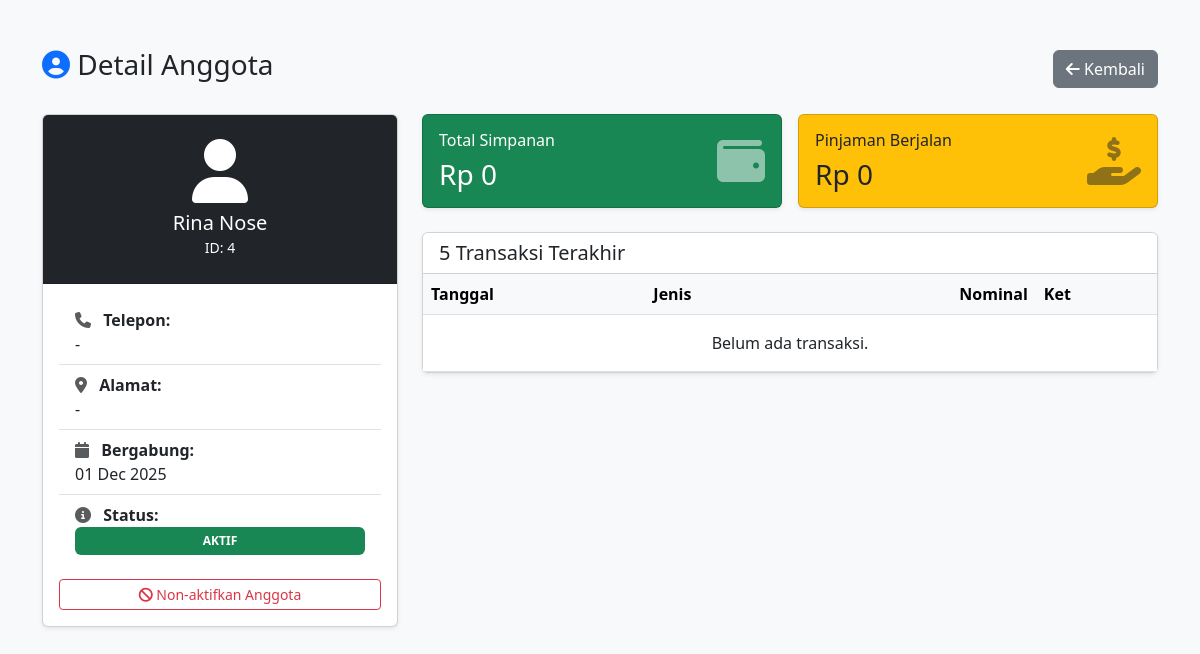
The page /anggota_detail.php?id=4 (signed in) on the database its author committed.
### tables this page shows
CREATE TABLE `members` (
  `id` int(11) NOT NULL,
  `name` varchar(100) DEFAULT NULL,
  `address` text DEFAULT NULL,
  `phone` varchar(15) DEFAULT NULL,
  `status` enum('Active','Inactive') DEFAULT 'Active',
  `joined_date` date DEFAULT NULL
);

### anggota_detail.php (the view, shortened to what this page needs)
<?php
include 'config.php';
$id = $_GET['id'];
$stmt = $conn->prepare("SELECT * FROM members WHERE id = ?");
$stmt->bind_param("i", $id);
$stmt->execute();
$member = $stmt->get_result()->fetch_assoc();
$save_in = $conn->query("SELECT SUM(amount) as total FROM transactions WHERE member_id=$id AND type='saving_in'")->fetch_assoc()['total'] ?? 0;
$save_out = $conn->query("SELECT SUM(amount) as total FROM transactions WHERE member_id=$id AND type='saving_out'")->fetch_assoc()['total'] ?? 0;
$total_savings = $save_in - $save_out;
$loan_out = $conn->query("SELECT SUM(amount) as total FROM transactions WHERE member_id=$id AND type='loan_out'")->fetch_assoc()['total'] ?? 0;
$loan_pay = $conn->query("SELECT SUM(amount) as total FROM transactions WHERE member_id=$id AND type='loan_pay'")->fetch_assoc()['total'] ?? 0;
$current_loan = $loan_out - $loan_pay;
$trans_sql = "SELECT * FROM transactions WHERE member_id=$id ORDER BY trans_date DESC LIMIT 5";
$history = $conn->query($trans_sql);
?>
<!DOCTYPE html>
<html lang="id">
<head>
    <link href="https://cdn.jsdelivr.net/npm/bootstrap@5.3.0/dist/css/bootstrap.min.css" rel="stylesheet">
    <link rel="stylesheet" href="https://cdnjs.cloudflare.com/ajax/libs/font-awesome/6.4.0/css/all.min.css">
</head>
<body class="bg-light">
<div class="container mt-5 mb-5">
    <div class="d-flex justify-content-between align-items-center mb-4">
        <h3><i class="fas fa-user-circle text-primary"></i> Detail Anggota</h3>
        <a href="anggota.php" class="btn btn-secondary"><i class="fas fa-arrow-left"></i> Kembali</a>
    </div>
    <div class="row">
        <div class="col-md-4">
            <div class="card shadow-sm mb-4">
                <div class="card-header bg-dark text-white text-center py-4">
                    <i class="fas fa-user fa-4x mb-2"></i>
                    <h5 class="mb-0"><?php echo $member['name']; ?></h5>
                    <small>ID: <?php echo $member['id']; ?></small>
                </div>
                <div class="card-body">
                    <ul class="list-group list-group-flush mb-3">
                        <li class="list-group-item">
                            <strong><i class="fas fa-phone me-2 text-muted"></i> Telepon:</strong><br>
                            <?php echo $member['phone'] ? $member['phone'] : '-'; ?>
                        </li>
                        <li class="list-group-item">
                            <strong><i class="fas fa-map-marker-alt me-2 text-muted"></i> Alamat:</strong><br>
                            <?php echo $member['address'] ? $member['address'] : '-'; ?>
                        </li>
                        <li class="list-group-item">
                            <strong><i class="fas fa-calendar me-2 text-muted"></i> Bergabung:</strong><br>
                            <?php echo date('d M Y', strtotime($member['joined_date'])); ?>
                        </li>
                        <li class="list-group-item">
                            <strong><i class="fas fa-info-circle me-2 text-muted"></i> Status:</strong><br>
                            <?php if($member['status'] == 'Active'): ?>
                                <span class="badge bg-success w-100 py-2">AKTIF</span>
                            <?php else: ?>
                                <span class="badge bg-danger w-100 py-2">NON-AKTIF</span>
                            <?php endif; ?>
                        </li>
                    </ul>
                    <div class="d-grid">
                        <?php if($member['status'] == 'Active'): ?>
                            <a href="anggota_detail.php?id=<?php echo $id; ?>&action=toggle_status"
                               class="btn btn-outline-danger btn-sm"
                               onclick="return confirm('Yakin ingin menonaktifkan anggota ini?');">
                                <i class="fas fa-ban"></i> Non-aktifkan Anggota
                            </a>
                        <?php endif; ?>
                    </div>
                </div>
            </div>
        </div>
        <div class="col-md-8">
            <div class="row g-3 mb-4">
                <div class="col-md-6">
                    <div class="card bg-success text-white shadow-sm h-100">
                        <div class="card-body">
                            <div class="d-flex justify-content-between align-items-center">
                                <div>
                                    <h6 class="card-title">Total Simpanan</h6>
                                    <h3 class="mb-0">Rp <?php echo number_format($total_savings, 0, ',', '.'); ?></h3>
                                </div>
                                <i class="fas fa-wallet fa-3x opacity-50"></i>
                            </div>
                        </div>
                    </div>
                </div>
                <div class="col-md-6">
                    <div class="card bg-warning text-dark shadow-sm h-100">
                        <div class="card-body">
                            <div class="d-flex justify-content-between align-items-center">
                                <div>
                                    <h6 class="card-title">Pinjaman Berjalan</h6>
                                    <h3 class="mb-0">Rp <?php echo number_format($current_loan, 0, ',', '.'); ?></h3>
                                </div>
                                <i class="fas fa-hand-holding-usd fa-3x opacity-50"></i>
                            </div>
                        </div>
                    </div>
                </div>
            </div>
            <div class="card shadow-sm">
                <div class="card-header bg-white">
                    <h5 class="mb-0">5 Transaksi Terakhir</h5>
                </div>
                <div class="table-responsive">
                    <table class="table table-hover mb-0 align-middle">
                        <thead class="table-light">
                            <tr>
                                <th>Tanggal</th>
                                <th>Jenis</th>
                                <th class="text-end">Nominal</th>
                                <th>Ket</th>
                            </tr>
                        </thead>
                        <tbody>
                            <?php if ($history->num_rows > 0): ?>
                                <?php while($t = $history->fetch_assoc()): ?>
                                <tr>
                                    <td><?php echo date('d/m/Y', strtotime($t['trans_date'])); ?></td>
                                    <td>
                                        <?php
                                        $type = $t['type'];
                                        if($type == 'saving_in') echo '<span class="badge bg-success">Simpanan Masuk</span>';
                                        elseif($type == 'saving_out') echo '<span class="badge bg-danger">Penarikan</span>';
                                        elseif($type == 'loan_out') echo '<span class="badge bg-warning text-dark">Pinjaman</span>';
                                        elseif($type == 'loan_pay') echo '<span class="badge bg-info">Bayar Cicilan</span>';
                                        ?>
                                    </td>
                                    <td class="text-end fw-bold">
                                        Rp <?php echo number_format($t['amount'], 0, ',', '.'); ?>
                                    </td>
                                    <td class="small text-muted"><?php echo $t['description']; ?></td>
                                </tr>
                                <?php endwhile; ?>
                            <?php else: ?>
                                <tr><td colspan="4" class="text-center py-3">Belum ada transaksi.</td></tr>
                            <?php endif; ?>
                        </tbody>
                    </table>
                </div>
            </div>
        </div>
    </div>
</div>
</body>
</html>

### rows shown on the page
members: name "Rina Nose", id "4", joined_date "01 Dec 2025"

### other values the page prints
$total_savings "0"
$current_loan "0"
